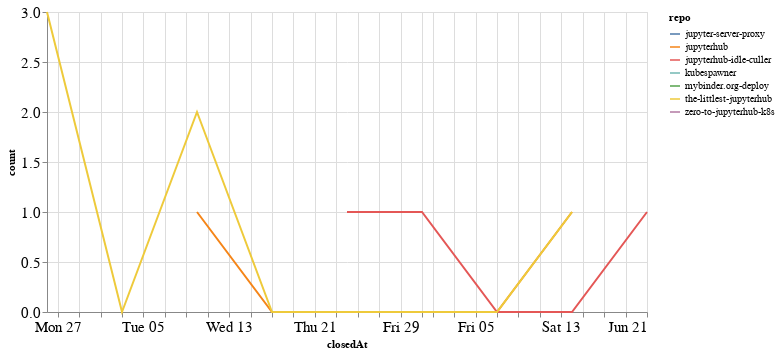

Write notebook code for a chart like this one.
### Code cell
closed_by_time = closed_by.groupby('repo').resample('W', on='closedAt').count()['author'].reset_index()
closed_by_time = closed_by_time.rename(columns={'author': 'count'})

alt.Chart(closed_by_time, width=600).mark_line().encode(
    x='closedAt',
    y='count',
    color='repo',
    tooltip="repo"
)

### Figure 1 — Vega-Lite specification as saved in the notebook (floating-point values rounded to 4 significant figures)
{"config": {"axisLeft": {"labelFontSize": 15}, "axisBottom": {"labelFontSize": 15}}, "data": {"name": "data-581ff5f5105857d4d816ba7dcc5f94b8"}, "mark": "line", "encoding": {"color": {"type": "nominal", "field": "repo"}, "tooltip": {"type": "nominal", "field": "repo"}, "x": {"type": "temporal", "field": "closedAt"}, "y": {"type": "quantitative", "field": "count"}}, "width": 600, "$schema": "https://vega.github.io/schema/vega-lite/v4.8.1.json", "datasets": {"data-581ff5f5105857d4d816ba7dcc5f94b8": [{"repo": "jupyter-server-proxy", "closedAt": "2020-04-26T00:00:00", "count": 3}, {"repo": "jupyterhub", "closedAt": "2020-05-10T00:00:00", "count": 1}, {"repo": "jupyterhub", "closedAt": "2020-05-17T00:00:00", "count": 0}, {"repo": "jupyterhub", "closedAt": "2020-05-24T00:00:00", "count": 0}, {"repo": "jupyterhub", "closedAt": "2020-05-31T00:00:00", "count": 0}, {"repo": "jupyterhub", "closedAt": "2020-06-07T00:00:00", "count": 0}, {"repo": "jupyterhub", "closedAt": "2020-06-14T00:00:00", "count": 1}, {"repo": "jupyterhub-idle-culler", "closedAt": "2020-05-24T00:00:00", "count": 1}, {"repo": "jupyterhub-idle-culler", "closedAt": "2020-05-31T00:00:00", "count": 1}, {"repo": "jupyterhub-idle-culler", "closedAt": "2020-06-07T00:00:00", "count": 0}, {"repo": "jupyterhub-idle-culler", "closedAt": "2020-06-14T00:00:00", "count": 0}, {"repo": "jupyterhub-idle-culler", "closedAt": "2020-06-21T00:00:00", "count": 1}, {"repo": "kubespawner", "closedAt": "2020-05-03T00:00:00", "count": 1}, {"repo": "mybinder.org-deploy", "closedAt": "2020-05-24T00:00:00", "count": 2}, {"repo": "the-littlest-jupyterhub", "closedAt": "2020-04-26T00:00:00", "count": 3}, {"repo": "the-littlest-jupyterhub", "closedAt": "2020-05-03T00:00:00", "count": 0}, {"repo": "the-littlest-jupyterhub", "closedAt": "2020-05-10T00:00:00", "count": 2}, {"repo": "the-littlest-jupyterhub", "closedAt": "2020-05-17T00:00:00", "count": 0}, {"repo": "the-littlest-jupyterhub", "closedAt": "2020-05-24T00:00:00", "count": 0}, {"repo": "the-littlest-jupyterhub", "closedAt": "2020-05-31T00:00:00", "count": 0}, {"repo": "the-littlest-jupyterhub", "closedAt": "2020-06-07T00:00:00", "count": 0}, {"repo": "the-littlest-jupyterhub", "closedAt": "2020-06-14T00:00:00", "count": 1}, {"repo": "zero-to-jupyterhub-k8s", "closedAt": "2020-05-03T00:00:00", "count": 1}]}}
